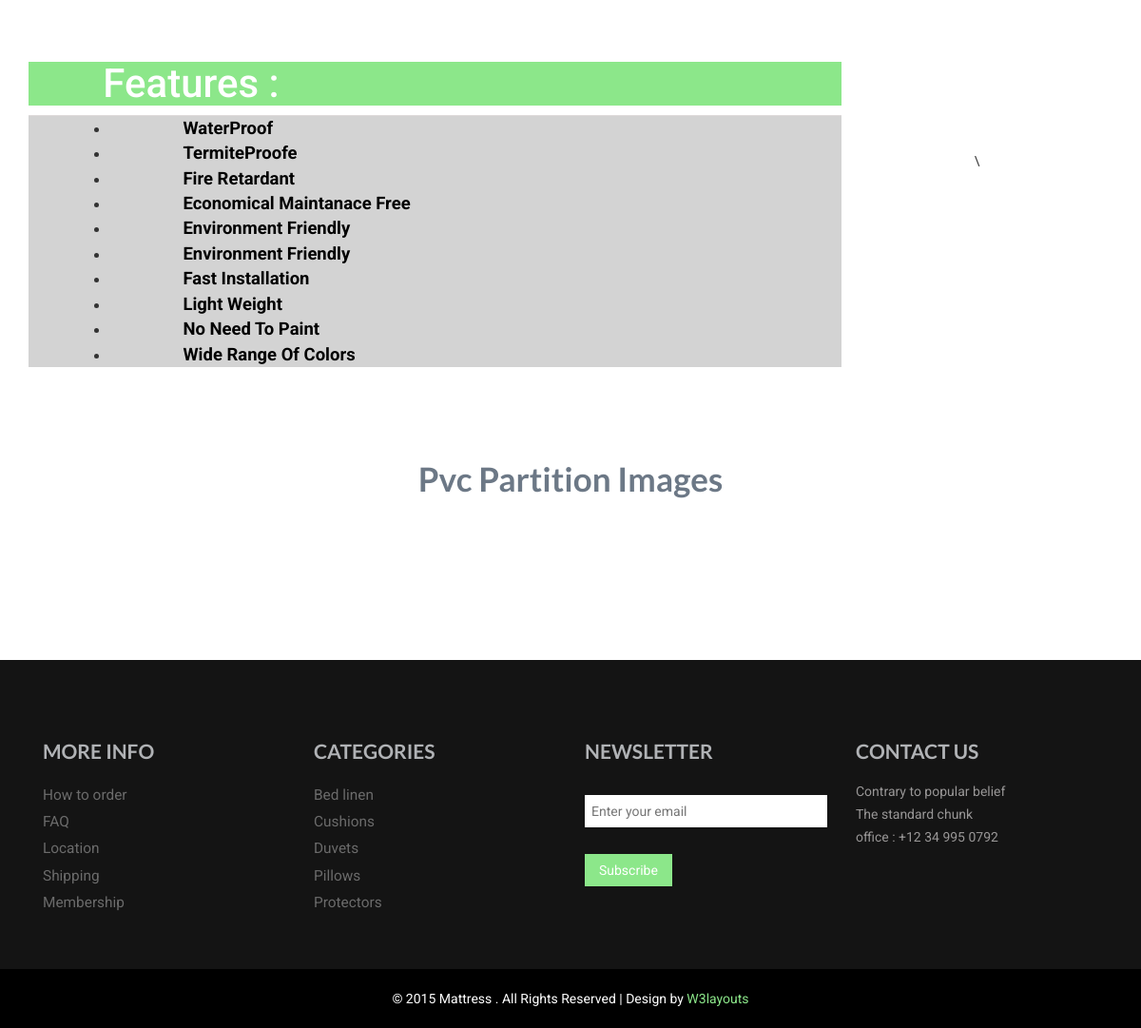
Before: /partition/ (lower part) with the older database file.
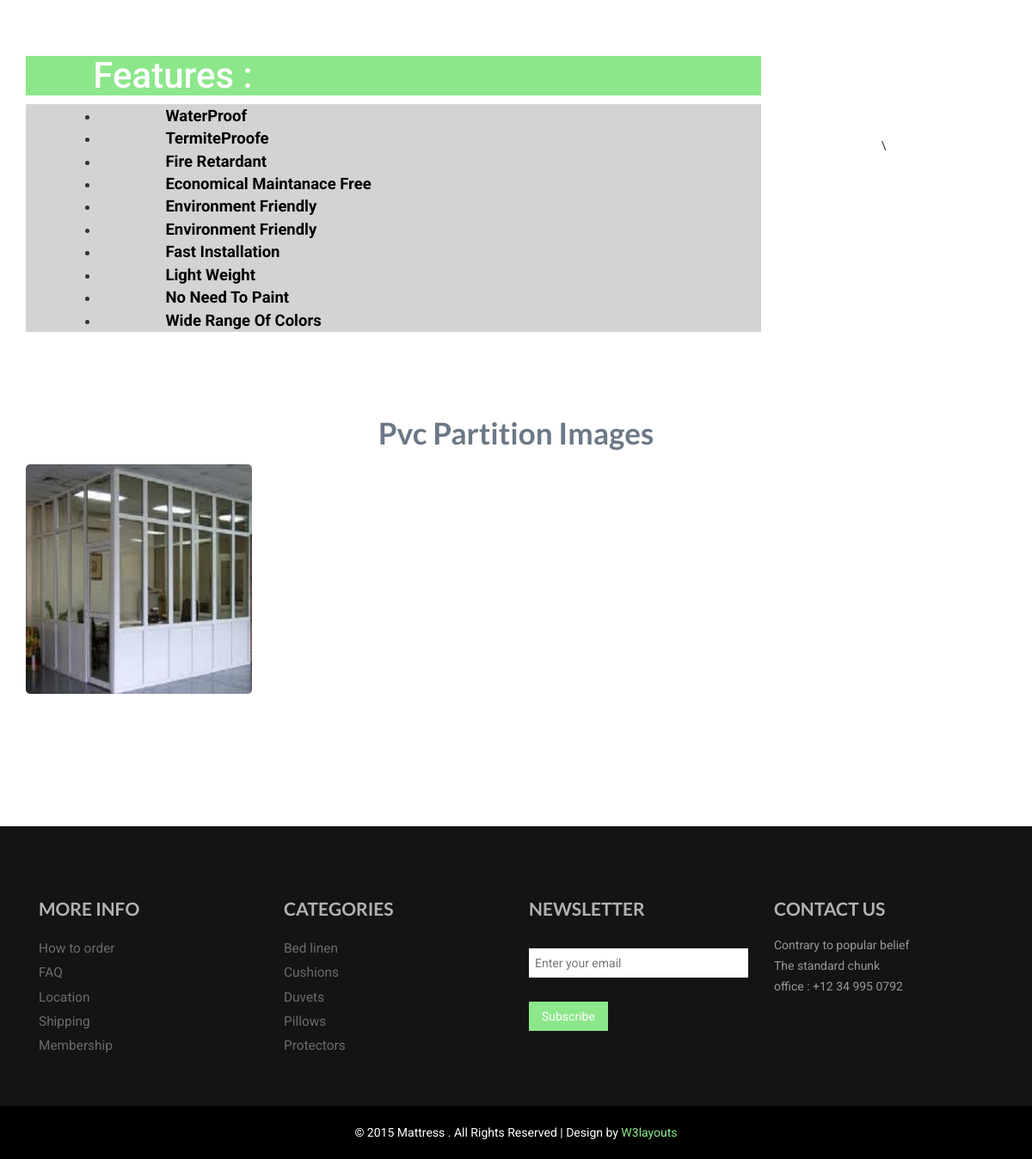
After: the same page with the newer database file.
### furniture_app/models.py (models this page shows)
class Pvcparition_Image(models.Model):
    Pvcparition_Image=models.ImageField(upload_to='images/',default="",blank=True)

### furniture_app/views.py (the view)
# urls.py: path('partition/',views.partition,name='partition'),
def partition(request):
    img=Pvcparition_Image.objects.all()
    return render(request,'pvc furniture/partition.html',{'img':img})

### furniture_app/templates/pvc furniture/partition.html (shortened to what this page needs)
{% extends 'base.html' %}
{% load static %}
{% block content %}
<!DOCTYPE html>
<html>
<head>
</head>
<body>
	<div class="pro-du">
		<div class="container">
			<div class="col-md-9 product1">
				<div class=" bottom-product">
					<div class="col-md-6 bottom-cd simpleCart_shelfItem">
				<br>
					<div class="ca-rt">
						</div>
						<div class="clearfix"></div>
					</div>
							<b><p style="font-size: 15px; padding-top: 10%; margin-right: 10%;">
							<br><br><br><br><br><br><br><br><br><br><br><br>
							<h1 style=" background-color: #8ce78a; color:  ffffff; font-size: 300% ; padding-right: 60%; text-align: center;">Features :</h1>
							<div class="col-md-12 product1">
								<div class="price-details">
								</div>
								<ul style="padding-left: 10%; background-color: lightgray; font-size: 200%;">
								  <li style="padding-left: 10%; font-size: 60%;"><span>WaterProof</span></li>
								</ul>
								<ul style="padding-left: 10%; background-color: lightgray;font-size: 200%;">
									<li style="padding-left: 10%; font-size: 60%;"><span>TermiteProofe</span></li>
								  </ul>
								  <ul style="padding-left: 10%; background-color: lightgray; font-size: 200%;">
									<li style="padding-left: 10%; font-size: 60%;"><span>Fire Retardant</span></li>
								  </ul>
								  <ul style="padding-left: 10%; background-color: lightgray;font-size: 200%;">
									<li style="padding-left: 10%;font-size: 60%;"><span>Economical Maintanace Free</span></li>
								  </ul>
								  <ul style="padding-left: 10%; background-color: lightgray;font-size: 200%;">
									<li style="padding-left: 10%; font-size: 60%;"><span>Environment Friendly</span></li>
								  </ul>
							<ul style="padding-left: 10%; background-color: lightgray;font-size: 200%;">
								<li style="padding-left: 10%; font-size: 60%;"><span>Environment Friendly</span></li>
							  </ul>
							  <ul style="padding-left: 10%;  background-color: lightgray; font-size: 200%;">
								<li style="padding-left: 10%; font-size: 60%;"><span>Fast Installation</span></li>
							  </ul>
							  <ul style="padding-left: 10%; background-color: lightgray;font-size: 200%;">
								<li style="padding-left: 10%; font-size: 60%;"><span>Light Weight</span></li>
							  </ul>
							  <ul style="padding-left: 10%; background-color: lightgray; font-size: 200%;">
								<li style="padding-left: 10%; font-size: 60%;"><span>No Need To Paint</span></li>
							  </ul>
							  <ul style="padding-left: 10%; background-color: lightgray; font-size: 200%;">
								<li style="padding-left: 10%; font-size: 60%;"><span>Wide Range Of Colors</span></li>
							  </ul>
						</div>
						</p>
					</b>
				<br>
				</div>
				</div>
			<div class="col-md-3 prod-rgt">
				<div class=" pro-tp">
					<div class="pl-rgt">
					</div>
						<div class="clearfix"></div>
				</div>
				<div class="pr-btm">
					\
				</div>
			</div>
				<div class="clearfix"></div>
			</div>
			<div class="contact">
				<div class="container">
			<div class="content-top">
				<h1>Pvc Partition Images</h1>
				{% for i in img %}
				<div class="row text-center text-lg-left">
					<div class="col-lg-3 col-md-4 col-6">
					  <a href="#" class="d-block mb-4 h-100">
						<img id="myImg" src="{{i.Pvcparition_Image.url}}" alt="Snow" style="width:100%;max-width:300px">
					  </a>
					</div>
				{% endfor %}
				</div>
					</div>
				</div>
				</div>
		</div>
</body>
</html>
{% endblock %}

Changed rows visible on the page:
added Pvcparition_Image: Pvcparition_Image (picture)
